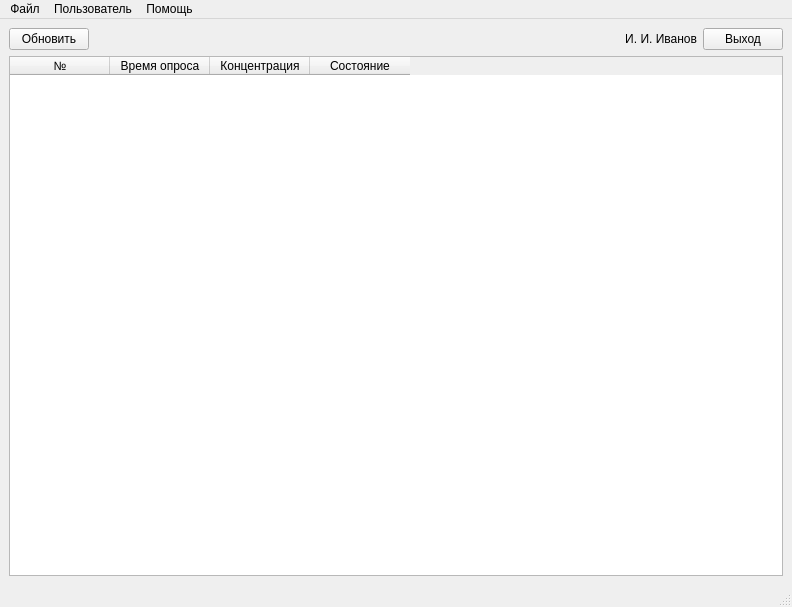
<?xml version="1.0" encoding="UTF-8"?>
<ui version="4.0">
 <class>MainWindow</class>
 <widget class="QMainWindow" name="MainWindow">
  <property name="geometry">
   <rect>
    <x>0</x>
    <y>0</y>
    <width>792</width>
    <height>607</height>
   </rect>
  </property>
  <property name="windowTitle">
   <string>Контроль загазованности</string>
  </property>
  <widget class="QWidget" name="centralwidget">
   <layout class="QVBoxLayout" name="verticalLayout">
    <item>
     <layout class="QHBoxLayout" name="horizontalLayout">
      <item>
       <widget class="QPushButton" name="refreshButton">
        <property name="text">
         <string>Обновить</string>
        </property>
       </widget>
      </item>
      <item>
       <spacer name="horizontalSpacer">
        <property name="orientation">
         <enum>Qt::Horizontal</enum>
        </property>
        <property name="sizeHint" stdset="0">
         <size>
          <width>40</width>
          <height>20</height>
         </size>
        </property>
       </spacer>
      </item>
      <item>
       <widget class="QLabel" name="userNameLabel">
        <property name="text">
         <string>И. И. Иванов</string>
        </property>
        <property name="alignment">
         <set>Qt::AlignRight|Qt::AlignTrailing|Qt::AlignVCenter</set>
        </property>
       </widget>
      </item>
      <item>
       <widget class="QPushButton" name="exitButton">
        <property name="text">
         <string>Выход</string>
        </property>
       </widget>
      </item>
     </layout>
    </item>
    <item>
     <widget class="QTableWidget" name="tableWidget">
      <property name="rowCount">
       <number>0</number>
      </property>
      <property name="columnCount">
       <number>4</number>
      </property>
      <column>
       <property name="text">
        <string>№</string>
       </property>
      </column>
      <column>
       <property name="text">
        <string>Время опроса</string>
       </property>
      </column>
      <column>
       <property name="text">
        <string>Концентрация</string>
       </property>
      </column>
      <column>
       <property name="text">
        <string>Состояние</string>
       </property>
      </column>
     </widget>
    </item>
   </layout>
  </widget>
  <widget class="QMenuBar" name="menubar">
   <property name="geometry">
    <rect>
     <x>0</x>
     <y>0</y>
     <width>792</width>
     <height>22</height>
    </rect>
   </property>
   <widget class="QMenu" name="menuTest">
    <property name="title">
     <string>Файл</string>
    </property>
   </widget>
   <widget class="QMenu" name="menu">
    <property name="locale">
     <locale language="Russian" country="RussianFederation"/>
    </property>
    <property name="title">
     <string>Пользователь</string>
    </property>
   </widget>
   <widget class="QMenu" name="menu_2">
    <property name="title">
     <string>Помощь</string>
    </property>
   </widget>
   <addaction name="menuTest"/>
   <addaction name="menu"/>
   <addaction name="menu_2"/>
  </widget>
  <widget class="QStatusBar" name="statusbar"/>
 </widget>
 <resources/>
 <connections/>
</ui>
